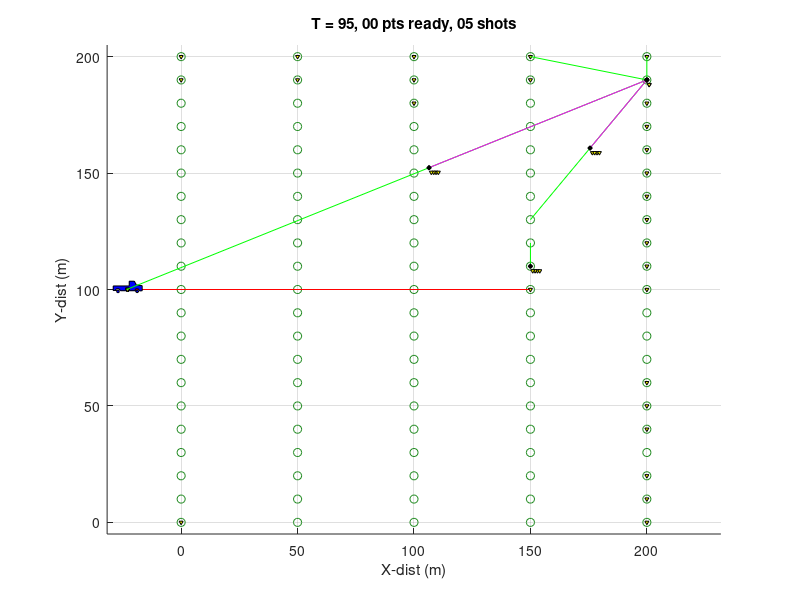

MATLAB code to generate this figure:
function [] = SeismicSurveyScheduler(x,y,T,hex,drones,darts,people, drone_cap,  people_cap)
% Simulates a seismic survey over a rectangular grid of area x by y meters.
% TODO: (1) place all the sensors, then move the sources along sensor paths
% (simulate a seismic reading at each point)
% (2) make some topology and make ground walkers (seismic spiders and
% humans) move proportional to 
%
%Seismic surveying requires placing a large number of sensors (geophones)
%in a large grid pattern, triggering a seismic event, and recording
%accelerometer readings at each sensor. These readings are inverted to
%infer the location of hydrocarbons. Traditional seismic surveying employs
%human laborers for sensor placement and retrieval. Use of explosives,
%harsh climatic conditions, high costs and time associated with human
%deployment are the major drawbacks of traditional surveying. We propose an
%autonomous heterogeneous sensor deployment system using drones to plant
%and recover sensors.
%
% INPUTS:
% x,y: size of region to survey
% T = Initial HomeBase location in [x,y];
% hex:  number of hexapods (mobile seismic sensors)
% drones: number of deployment vehicles (fast moving vehicles that can hold
%           up to  drone_cap darts)
% darts: seismic sensors that can be deployed by drones or people
% people: humans that can deploy seismic sensors (can carry up to people_cap
%  Srikanth KVS and Aaron T. Becker
% srikanth.kvs11@gmail.com  and atbecker@uh.edu
%
% See video at https://youtu.be/NvYyT66U8JM
%%%%%%%%%%%%%%%%%%%%%%%%%%%
if nargin <1
    x = 200;
    y = 200;
    T = [-25,y/2];
    hex = 0; %total number of Hexapod walkers
    drones = 5; %total number of Drones
    darts = 50; %total number of Darts
    people = 0; %total number of human workers
    drone_cap = 4; %number of darts a drone can hold
    people_cap = 0; %number of geophones a human can hold
end
%  There are two high level variables  State (S) and Graphics (G).
% State updates the state of all assets and survey location, graphics has
% handles for all graphics elements.
%constants
S.state = 'place'; %place or shot.
S.T = T; S.x = x; S.y = y; S.hex = hex; S.drones = drones; S.darts = darts; S.drone_cap = drone_cap; S.people = people;S.people_cap = people_cap;
dt = 1; % delta T: time step during main loop
maxTime = 100000; % max simulation time in seconds
tic
S = Init_State(S);
G = Init_Graphics(S); %draw everything for first time
%pause(5);
for T = 1:dt:maxTime % Main_loop
    if mod(T,100) == 0
        display(['T = ',num2str(T)]) %shows computer is still running
    end
     S = Update_State(S,dt);
     G = Update_Graphics(S,G,T);
    if isFinished(S)
        break
    end
end
display(['finished in T = ',num2str(T),' seconds'])
display(['T = ',num2str(T),', ',num2str(S.numShots),' shots'])
display([ x,y,hex ,drones,darts,drone_cap,people,people_cap,T])
toc
end

function S = Init_State(S)
% constants
gridSpacingX = 50; %meters between grid points
gridSpacingY = 10; %meters between grid points
S.minSensorsForShot = min(21, S.hex+S.darts*(S.drones>0)); %minimum number of ready sensors before a shot is taken.
S.numShots = 0;

%initialize survey points
[xg,yg] = meshgrid(0:gridSpacingX:S.x,0:gridSpacingY:S.y);
S.surveyPtsX = xg(:);
S.surveyPtsY = yg(:);
S.surveyPtsState = zeros(size(S.surveyPtsX));
%state: 0 no measurement, 1 assigned, 3 measured

%Initialize truck
S.Tstate = 2; % 0 - unassigned 1 - assigned 2-ready (at position) 3 - finished
S.Tpos = S.T;
S.Tstart = S.T;
S.Tgoal = S.T;
S.Tvel = .4;

%initialize hex
S.Hstate = zeros(S.hex,1); % 0 - unassigned 1 - assigned 2-ready (at position) 3- return home
S.Hpos = repmat( S.T, S.hex,1);
S.Hstart = S.Hpos;
S.Hgoal = S.Hpos;
S.Hvel = 1;
S.Hsurveypt = zeros(S.hex,1); %ID of the survey point assigned to this robot
%initilize drones
S.Qstate = zeros(S.drones,1); % 0- unassigned 1- assigned
S.Qdeploying = zeros(S.drones,1); % 0- retrieve 1- deploy mode
S.Qpos = repmat( S.T, S.drones,1);
S.Qdarts = zeros(S.drones,S.drone_cap); %IDs of darts on drone (0 is no dart)
S.Qdartpickup = zeros(S.drones,1); %ID of dart to pick up.
S.Qdartscap = zeros(S.drones,1); %how many darts on board
S.Qstart = S.Qpos;
S.Qgoal = S.Qpos;
S.Qvel = 20;
S.Qsurveypt = zeros(S.drones,1);%ID of the survey point assigned to this robot (do we need this?)
%initialize darts
S.Dstate = zeros(S.darts,1);% 0- unassigned 1- assigned 2-ready (at position)
S.Dpos = repmat( S.T, S.darts,1);
S.Dsurveypt = zeros(S.darts,1);
end

function isDone = isFinished(S)
isDone = (numel(S.surveyPtsState) == sum(S.surveyPtsState == 3));
end

function S=Update_State(S,dt)
%decide whether to do shot test (if so, update states)

S = shotTest(S);
% move agents, update agent & survey point state
S = moveHexPod(S,dt);
S = moveDrone(S,dt);
%assign agents
S = assignHexPod(S);
S = assignDrone(S);
S = moveTruck(S,dt);

end
function S = shotTest(S)
%state: 0 no measurement, 1 assigned, 2 ready for measurement, 3 measured,
readyPts = sum(S.surveyPtsState == 2);
if readyPts >= S.minSensorsForShot ||  sum(S.surveyPtsState == 0)+sum(S.surveyPtsState == 1)==0
    S.state = 'shot';
   
    %animate shot
    
    S.numShots = S.numShots+1;
    S.surveyPtsState(S.surveyPtsState == 2) = 3; %mark as measured
    S.Hstate(S.Hstate == 2) = 0; %hexpods can move
    S.Dstate(S.Dstate == 2) = 0; % darts can be moved
else
    S.state = 'place';
end
end


function S = moveHexPod(S,dt) %move Hex toward goal position
% 0 - unassigned 1 - assigned 2-ready (at position)
for k = 1:S.hex
    
    dxy = sqrt(sum((S.Hgoal(k,:) - S.Hpos(k,:)).^2));
    if S.Hstate(k) == 1
        if dxy > S.Hvel*dt
            S.Hpos(k,:) = S.Hpos(k,:)+S.Hvel*dt*(S.Hgoal(k,:) - S.Hpos(k,:))/dxy;
        else
            S.Hpos(k,:) = S.Hgoal(k,:);
            S.Hstate(k) = 2;  %hexpod is ready for test here
            S.surveyPtsState(S.Hsurveypt(k)) = 2; %mark survey ready for test (hexapod)
        end
    elseif S.Hstate(k) == 3
        if dxy > S.Hvel*dt
            S.Hpos(k,:) = S.Hpos(k,:)+S.Hvel*dt*(S.Hgoal(k,:) - S.Hpos(k,:))/dxy;
        else
            S.Hpos(k,:) = S.Hgoal(k,:);
            S.Hstate(k) = 0;  %hexpod is ready for test here
        end     
    end
end
end

function S = assignHexPod(S)
% for each unassigned hexpod, assign to the nearest unassigned survey
% point
for k = 1:S.hex % 0 - unassigned 1 - assigned 2-ready (at position)
    % if unassigned, move to the next (doesn't get unassigned until shot
    % is taken)
    if S.Hstate(k) == 0

ind = (S.surveyPtsState == 0);
numind = sum(ind);
    if numind>0
                dist = sqrt(sum((repmat( S.Hpos(k,:),numind,1) - [S.surveyPtsX(ind),S.surveyPtsY(ind)]).^2,2))+...
                    sqrt(sum((repmat( S.Tpos,numind,1) - [S.surveyPtsX(ind),S.surveyPtsY(ind)]).^2,2));
                [~,i] = min(dist);
                c = find( S.surveyPtsState == 0, i,'first');
                minInd =c(end);
                
        if ~isnan(minInd)
            S.Hgoal(k,:) = [S.surveyPtsX(minInd),S.surveyPtsY(minInd)];
            S.surveyPtsState(minInd) = 1; %assigned
            S.Hstate(k) = 1; %assigned
            S.Hstart(k,:) = S.Hpos(k,:);
            S.Hsurveypt(k) = minInd;
        end
    end
    elseif S.Hstate(k) == 3
        S.Hgoal(k,:) = [S.Tgoal(:,1),S.Tgoal(:,2)];
        S.Hstart(k,:) = S.Hpos(k,:);
        S.Hsurveypt(k) = 0;
   end
end
end

function S = moveDrone(S,dt) %move Drone (and onboard darts) toward goal position
%S.Qstate  0- unassigned 1- assigned
%S.Qdeploying  0- retrieve 1- deploy mode
%S.Qdarts IDs of darts on drone (0 is no dart)
for k = 1:S.drones
    if S.Qdeploying(k) == 1 && S.Qstate(k) == 1 %deploy darts
        dxy = sqrt(sum((S.Qgoal(k,:) - S.Qpos(k,:)).^2));
        if dxy > S.Qvel*dt
            S.Qpos(k,:) = S.Qpos(k,:)+S.Qvel*dt*(S.Qgoal(k,:) - S.Qpos(k,:))/dxy;
        else
            S.Qpos(k,:) = S.Qgoal(k,:);
            S.Qstate(k) = 0;  %Unassigned so that the drone can go to it's next location for deployment
            dartInd = find(S.Qdarts(k,:) >0,1,'first');
            dartID = S.Qdarts(k,dartInd);
            S.Qdarts(k,dartInd) = 0;  %remove dart from drone
            S.Dstate(dartID) =  2;  % dart is ready for measurement
            S.Dpos(dartID,:) = S.Qgoal(k,:); % dart position is the survey point
            S.Dsurveypt(dartID) = S.Qsurveypt(k); %assign survey point to dart
            S.surveyPtsState(S.Dsurveypt(dartID)) = 2; %mark survey ready for test (dart)
            
            if sum(S.Qdarts(k,:)>0) == 0 % if number of onboard darts = 0, time to retrieve
                S.Qdeploying(k) = 0;
            end
        end
    elseif S.Qdeploying(k) == 0 && S.Qstate(k) == 1 %retrieving darts
        dxy = sqrt(sum((S.Qgoal(k,:) - S.Qpos(k,:)).^2));
        if dxy > S.Qvel*dt %move toward dart position
            S.Qpos(k,:) = S.Qpos(k,:)+S.Qvel*dt*(S.Qgoal(k,:) - S.Qpos(k,:))/dxy;
        else % the drone reaches the dart position this step
            S.Qpos(k,:) = S.Qgoal(k,:);
            S.Qstate(k) = 0;  %Unassigned so that the drone can go to it's next location for deployment
            emptyInd = find(S.Qdarts(k,:) == 0,1,'first'); %find empty slot on quad
            S.Qdarts(k,emptyInd) = S.Qdartpickup(k);  %add dart to drone
            S.Dsurveypt(S.Qdartpickup(k)) = 0; %unassign dart's survey point
            S.Qdartpickup(k) = 0; %dart is picked up
            if sum(S.Qdarts(k,:)>0) == S.drone_cap  % if full of darts, time to deploy
                S.Qdeploying(k) = 1;
            end
        end
    end
    % update position of all onboard darts
    count = 1;
    for m = 1:numel(S.Qdarts(k,:))
        if S.Qdarts(k,m) > 0
            S.Dpos(S.Qdarts(k,m),:) = S.Qpos(k,:)+[count,-2];
            count = count+1;
        end
    end
end
end


function S = assignDrone(S)
% for each unassigned drone:
% if in deploy mode, assign to the nearest unassigned survey point
% if in retrieve mode, assign to nearest ready dart
for k = 1:S.drones  % 0- unassigned 1- assigned
    
                % added to stop race condition
            if  S.Qstate(k) == 0 && sum(S.Qdarts(k,:)>0) >=1 &&  sum(S.Dstate == 0)==0   %we have at least one dart, and no darts are available->time to deploy
                S.Qdeploying(k) = 1;
            end
    
    if  S.Qstate(k) == 0 %only assign if unassigned
        if S.Qdeploying(k) == 0 % need to retrieve darts -- so find the closest dart
            
            minDist = 10*S.x*S.y; %a very large number
            minInd = NaN;
            for m = 1:S.darts
                if S.Dstate(m) == 0 %no measurement & unassigned
                    dist = sqrt(sum((S.Qpos(k,:) - S.Dpos(m,:)).^2));
                    if dist<minDist
                        minInd = m;
                        minDist = dist;
                    end
                end
            end
            if ~isnan(minInd)
                S.Qgoal(k,:) = S.Dpos(minInd,:);
                S.Qstate(k) = 1; %assigned
                S.Qstart(k,:) = S.Qpos(k,:);
                S.Dstate(minInd) = 1; %dart is assigned
                S.Qdartpickup(k) = minInd;
                S.Dsurveypt(k) = 0; %no survey point assigned
            end
         
        else % need to deploy darts -- so find the closest survey point
            ind = (S.surveyPtsState == 0);
            numind = sum(ind);
%             disp(numind);
            ind_s = (S.surveyPtsState == 1);
            numind_s = sum(ind_s);
%             disp(numind_s);
            if numind>0
                dist = sqrt(sum((repmat( S.Qpos(k,:),numind,1) - [S.surveyPtsX(ind),S.surveyPtsY(ind)]).^2,2))+...
                    sqrt(sum((repmat( S.Tpos,numind,1) - [S.surveyPtsX(ind),S.surveyPtsY(ind)]).^2,2));
                [~,i] = min(dist);
                c = find( S.surveyPtsState == 0, i,'first');
                minInd =c(end);
                
                S.Qgoal(k,:) = [S.surveyPtsX(minInd),S.surveyPtsY(minInd)];
                S.surveyPtsState(minInd) = 1; %assigned
                S.Qstate(k) = 1; %assigned
                S.Qstart(k,:) = S.Qpos(k,:);
                S.Qsurveypt(k) = minInd;
                
            elseif numind == 0
                if numind_s > 0
                    dist_1 = sqrt(sum((repmat( S.Qpos(k,:),numind_s,1) - [S.surveyPtsX(ind_s),S.surveyPtsY(ind_s)]).^2,2))+...
                    sqrt(sum((repmat( S.Tpos,numind_s,1) - [S.surveyPtsX(ind_s),S.surveyPtsY(ind_s)]).^2,2));
                    [~,i] = min(dist_1);
                    c1 = find( S.surveyPtsState == 1, i,'first');
                    minInd_q =c1(end);
                    
                    for j = 1:S.hex
                        if S.Hstate(j) == 1
                                 S.Hstate(j) = 3; %drone return home
                        end      
                    end
                    S.Qgoal(k,:) = [S.surveyPtsX(minInd_q),S.surveyPtsY(minInd_q)];
                                 S.surveyPtsState(minInd_q) = 1; %assigned
                                 S.Qstate(k) = 1; %assigned
                                 S.Qstart(k,:) = S.Qpos(k,:);
                                 S.Qsurveypt(k) = minInd_q; 
                end
            end
        end
    end
end
end
function G = Init_Graphics(S)
figure(1);
clf;
set(gca,'Xlim',[0,S.x],'Ylim',[0,S.y]);
set(gcf,'Color','white');
%draw survey points. 
%State: 0 no measurement, 1 assigned, 2 ready for measurement, 3 measured,
%          grey             gold         red   green      
G.colors = [.6,.6,.6; 1, 0.8431,0;1.0000    0.2706         0;0.1333    0.5451    0.1333];
G.surveyPts = scatter(S.surveyPtsX,S.surveyPtsY,[],S.surveyPtsState);
colormap(G.colors(unique(S.surveyPtsState)+1,:));
hold on
axis equal
G.a = axis;
G.a = G.a + 5*[-1,1,-1,1];
axis(G.a);
grid on;
%draw truck
G.tPathG = line([S.Tstart(1),S.Tgoal(1)],[S.Tstart(2),S.Tgoal(2)],'color' ,'b');
G.tPathP = line([S.Tpos(1),S.Tgoal(1)],[S.Tpos(2),S.Tgoal(2)],'color' ,'r');
tpts = truckPts(S.Tpos(1),S.Tpos(2),1);
G.truck = fill(tpts(:,1),tpts(:,2),'b');
G.seismicWave =rectangle('Curvature', [1, 1],'Position',[S.Tstart(1),S.Tstart(2),.1,.1]);

%draw darts
G.da = ones(S.darts,1);
for k = 1:S.darts     %draw the darts
    dapts = daPts(S.Dpos(k,1),S.Dpos(k,2),1);
    G.da(k) = fill(dapts(:,1),dapts(:,2),'y');
end

%draw hexpods
G.h = ones(S.hex,1);
G.hPathG = ones(S.hex,1);
G.hPathP = ones(S.hex,1);
for k = 1:S.hex % draw desired paths
    G.hPathG(k) = line([S.Hstart(k,1),S.Hgoal(k,1)],[S.Hstart(k,2),S.Hgoal(k,2)],'color' ,'b');
end
for k = 1:S.hex    %draw current path
    G.hPathP(k) = line([S.Hpos(k,1),S.Hgoal(k,1)],[S.Hpos(k,2),S.Hgoal(k,2)],'color' ,'r');
end
for k = 1:S.hex     %draw the hexpods
    hpts = hexPts(S.Hpos(k,1),S.Hpos(k,2),1);
    G.h(k) = fill(hpts(:,1),hpts(:,2),'r');
end
%draw quads
G.d = ones(S.drones,1);
G.DPathG = ones(S.drones,1);
G.DPathP = ones(S.drones,1);
for k = 1:S.drones % draw desired paths
    G.DPathG(k) = line([S.Qstart(k,1),S.Qgoal(k,1)],[S.Qstart(k,2),S.Qgoal(k,2)],'color' ,'g');
end
for k = 1:S.drones    %draw current path
    G.DPathP(k) = line([S.Qpos(k,1),S.Qgoal(k,1)],[S.Qpos(k,2),S.Qgoal(k,2)],'color' ,'m');
end
for k = 1:S.drones    %draw the drones
    dpts = dPts(S.Qpos(k,1),S.Qpos(k,2),1);
    G.d(k) = fill(dpts(:,1),dpts(:,2),'k');
end

%draw people
hold off
axis(G.a);
drawnow;
end % end init_graphics

function S = moveTruck(S,dt) %move Truck (and onboard darts) in +x
if strcmp(S.state,'place')
   return;
end
% otherwise, sense
xMin = min(S.surveyPtsX(S.surveyPtsState < 3));
if ~isempty(xMin)
    S.Tgoal(1) = xMin;
end
oldPos = S.Tpos;
 dxy = sqrt(sum((S.Tgoal - S.Tpos).^2));
        if dxy > S.Tvel*dt
            S.Tpos = S.Tpos+S.Tvel*dt*(S.Tgoal - S.Tpos)/dxy;
        else
            S.Tpos = S.Tgoal;
        end
    % update position of all onboard darts
    for m = 1:numel(S.Dstate)
        if S.Dstate(m) == 0 &&  S.Dpos(m,1) == oldPos(1) &&S.Dpos(m,2) == oldPos(2)
            S.Dpos(m,:) = S.Tpos;
        end
    end
end

function G = Update_Graphics(S,G,T)
%update survey points
set(G.surveyPts,'CData',S.surveyPtsState);
colormap(G.colors(unique(S.surveyPtsState)+1,:));
%update truck
tpts = truckPts(S.Tpos(1),S.Tpos(2),1); set(G.truck, 'XData',tpts(:,1) ,'YData',tpts(:,2)) ;
if strcmp(S.state,'shot')
           for i = 1:25:600
                set(G.seismicWave, 'Position', [S.Tpos(1)-i/2, S.Tpos(2)-i/2, i, i])
                drawnow
            end 
end

%draw hexpods
for k = 1:S.hex
    hpts = hexPts(S.Hpos(k,1),S.Hpos(k,2),1);
    set( G.h(k), 'XData',hpts(:,1) ,'YData',hpts(:,2));
    set( G.hPathG(k), 'XData',[S.Hstart(k,1),S.Hgoal(k,1)],'YData',[S.Hstart(k,2),S.Hgoal(k,2)]);
    set( G.hPathP(k), 'XData',[S.Hpos(k,1),S.Hgoal(k,1)],'YData',[S.Hpos(k,2),S.Hgoal(k,2)]);
end
%draw quads
for k = 1:S.drones
    dpts = dPts(S.Qpos(k,1),S.Qpos(k,2),1);
    set( G.d(k), 'XData',dpts(:,1) ,'YData',dpts(:,2));
    set( G.DPathG(k), 'XData',[S.Qstart(k,1),S.Qgoal(k,1)],'YData',[S.Qstart(k,2),S.Qgoal(k,2)]);
    set( G.DPathP(k), 'XData',[S.Qpos(k,1),S.Qgoal(k,1)],'YData',[S.Qpos(k,2),S.Qgoal(k,2)]);
end
%draw darts
for k = 1:S.darts
    dapts = daPts(S.Dpos(k,1),S.Dpos(k,2),1);
    set( G.da(k), 'XData',dapts(:,1) ,'YData',dapts(:,2));
end

%update truck
set(G.tPathG, 'XData',[S.Tstart(1),S.Tgoal(1)],'YData',[S.Tstart(2),S.Tgoal(2)]);
set(G.tPathP, 'XData',[S.Tpos(1),S.Tgoal(1)],'YData',[S.Tpos(2),S.Tgoal(2)]);
tpts = truckPts(S.Tpos(1),S.Tpos(2),1); set(G.truck, 'XData',tpts(:,1) ,'YData',tpts(:,2)) ;
%draw people

%update title
title(['T = ',num2str(T,'%02d'),', ',num2str(sum(S.surveyPtsState == 2),'%02d'),' pts ready, ',num2str(S.numShots,'%02d'),' shots'])
xlabel 'X-dist (m)';
ylabel 'Y-dist (m)';
drawnow;
end % end update graphics

function pts = hexPts(xOff,yOff,sc) %draw a hexagon
th = 0:pi/3:2*pi;
pts = sc*[xOff+cos(th)',yOff+sin(th)'];
end

function pts = dPts(xOff,yOff,sc) %draw a drone
th = 0:pi/2:2*pi;
pts = sc*[xOff+cos(th)',yOff+sin(th)'];
end

function pts = daPts(xOff,yOff,sc) %draw a dart
th = -pi/2+(0:2*pi/3:2*pi);
pts = sc*[xOff+cos(th)',yOff+sin(th)'];
end

function pts = truckPts(xOff,yOff,sc)
pts = [-6.1757   -1.5258
    0.6896   -1.5258
    0.6979   -3.5692
    2.8979   -3.5692
    3.7789   -1.9548
    6.2676   -1.6545
    6.2979    0.5308
    5.0979    0.6308
    4.6371   -0.2814
    3.4357   -0.2814
    3.0979    0.5308
    3.6073    0.5338
    4.0793    0.1476
    4.6800    0.4909
    4.6979    1.0308
    4.0793    1.3920
    3.5215    1.0487
    3.5215    0.5338
    3.0495    0.5338
    -3.0863    0.5338
    -3.6441   -0.3243
    -4.8026   -0.3243
    -5.3175    0.4480
    -4.6739    0.4051
    -4.1590    0.1905
    -3.6441    0.3622
    -3.5154    0.8342
    -3.8157    1.3491
    -4.3735    1.3491
    -4.7597    0.8771
    -4.6739    0.4051
    -5.3175    0.4051
    -6.1757    0.4480];
pts(:,2) = -pts(:,2) ;
pts = sc*pts + repmat([xOff,yOff],size(pts,1),1);
end
